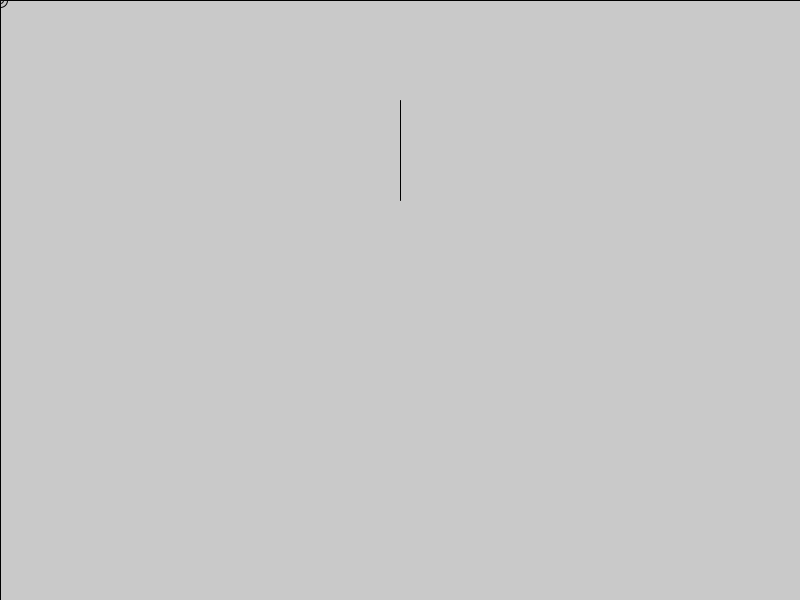
Frame 1 (no input)
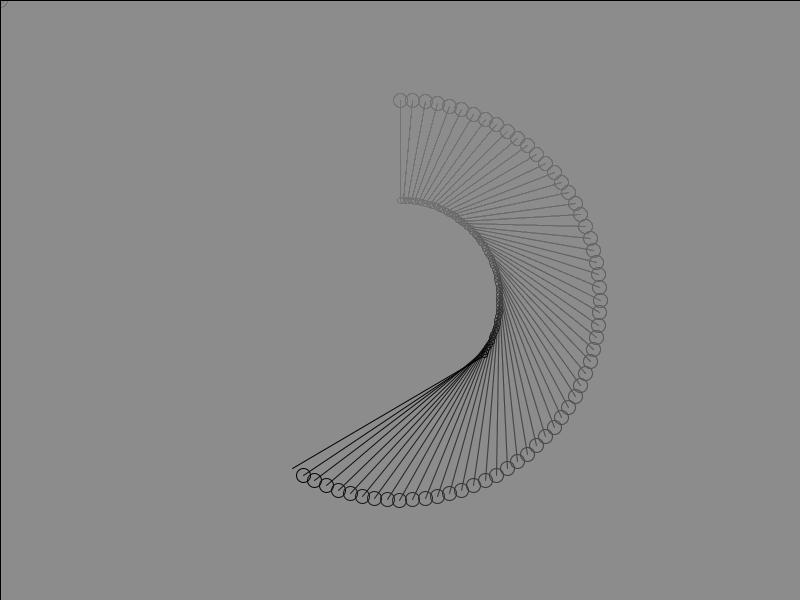
Frame 60 (the mouse pressed at the canvas centre just before this capture)
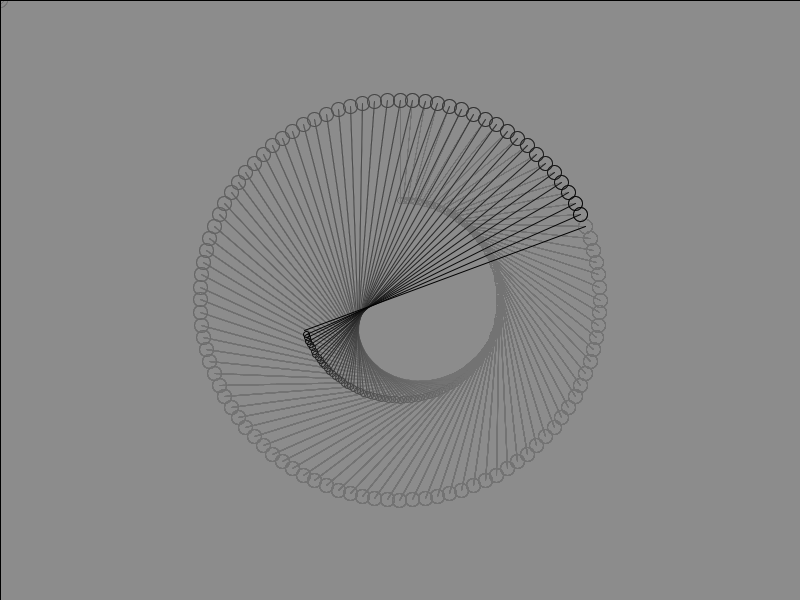
Frame 120 (the mouse held since frame 60 and released just before this capture)

The Processing sketch that drew these frames (run headless with seeded random() and noise(); from frame 60 on, the mouse is pressed at the canvas centre):

// Processing sketch: mandara_cls
// ── mandara_cls.pde
float th1, th2;
float dth1, dth2;
float r1, r2;

// object class
public class obj {
  public float cx,cy;
  public float x,y;
  public float th;
  public float dth;
  public float r;
  public float size;
  
  public obj(float incx, float incy, 
             float inth, float indth,
             float inr,  float insiz){
    cx = incx; cy = incy;
    th = inth; dth = indth;
    r = inr; size = insiz;
  }

  public obj(float in[]){
    cx = in[0]; cy = in[1];
    th = in[2]; dth =in[3];
    r = in[4];  size = in[5];
  }
  
  public void step(){
    calcCoord();
    th+=dth;
  }
  void calcCoord(){
    x = cx + r*sin(th);
    y = cy - r*cos(th);
  }
}

obj p[];

void setup(){
  size(800,600);
  p = new obj[2];
  p[0] = new obj(width/2,height/2,0,2*PI/170,100,3);
  p[1] = new obj(width/2,height/2,0,2*PI/100,200,7);
}


void draw(){
   float x1, y1;
   float x2, y2;
   
  // elase screen
  fill(128,10);
  rect(0,0,width,height);
  
  ellipseMode(RADIUS);
  for(int i=0; i<2; i++){
    ellipse(p[i].x, p[i].y, p[i].size, p[i].size);
    p[i].step();
  }
  line(p[0].x, p[0].y,
       p[1].x, p[1].y);
}
